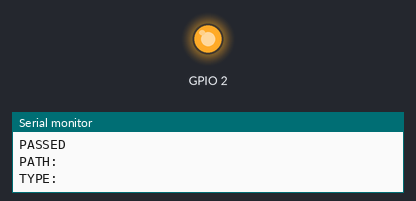
Bench run of a program on a simulated ESP8266 (NodeMCU). On the bench: output pins drawn as LEDs (lit = HIGH, except the on-board LED, lit = LOW), the last lines printed to the serial monitor. WiFi joins after 1.5 s; servers stay silent unless stated; random numbers use the default seed unless the program sets one; the Firebase database answers and starts empty.

Above: at 1.72 s.
At 9.3 s:
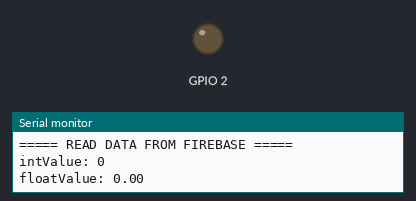
Timing chart, 0 to 21.0 s (numbered marks = the images above):
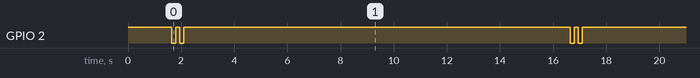

Measured:
- by itself, GPIO 2: repeats every 15.0 s: HIGH 0.15 s, LOW 0.15 s, HIGH 14.5 s, LOW 0.15 s
- by itself, everything shown: repeats every 15.0 s, in 4 steps

The program:

main.cpp
```cpp
#include <Arduino.h>

#if defined(ESP32)
#include <WiFi.h>
#elif defined(ESP8266)
#include <ESP8266WiFi.h>
#endif

#include <Firebase_ESP_Client.h>
// Provide the token generation process info.
#include "addons/TokenHelper.h"
// Provide the RTDB payload printing info and other helper functions.
#include "addons/RTDBHelper.h"

// Insert your network credentials
#define WIFI_SSID "Muafi"
#define WIFI_PASSWORD "pwnya11ya"

// Insert Firebase project API Key
#define API_KEY "AIzaSyDiCxLsr5mqU880ftRiZSgjG_K21k8iQ6w"

// Insert RTDB URLefine the RTDB URL */
#define DATABASE_URL "https://esp-firebase-demo-e3ec6-default-rtdb.asia-southeast1.firebasedatabase.app/"

// Define Firebase Data object
FirebaseData fbdo;
FirebaseAuth auth;
FirebaseConfig config;

unsigned long sendDataPrevMillis = 0;
int count = 0, intValue;
float floatValue;
bool signupOK = false;

void blink_led(int n, int t);

void setup()
{
  Serial.begin(115200);
  pinMode(BUILTIN_LED, OUTPUT);
  digitalWrite(BUILTIN_LED, HIGH);

  WiFi.begin(WIFI_SSID, WIFI_PASSWORD);
  Serial.print("Connecting to Wi-Fi");
  while (WiFi.status() != WL_CONNECTED)
  {
    Serial.print(".");
    delay(300);
  }
  Serial.println();
  Serial.print("Connected with IP: ");
  Serial.println(WiFi.localIP());
  Serial.println();

  /* Assign the api key (required) */
  config.api_key = API_KEY;

  /* Assign the RTDB URL (required) */
  config.database_url = DATABASE_URL;

  /* Sign up */
  if (Firebase.signUp(&config, &auth, "", ""))
  {
    Serial.println("ok");
    signupOK = true;
  }
  else
  {
    Serial.printf("%s\n", config.signer.signupError.message.c_str());
  }
  blink_led(3, 300);

  /* Assign the callback function for the long running token generation task */
  config.token_status_callback = tokenStatusCallback; // see addons/TokenHelper.h

  Firebase.begin(&config, &auth);
  Firebase.reconnectWiFi(true);
}

void loop()
{
  if (Firebase.ready() && signupOK && (millis() - sendDataPrevMillis > 15000 || sendDataPrevMillis == 0))
  {
    sendDataPrevMillis = millis();

    /* Store Data to Firebase Database */
    Serial.println("===== STORE DATA TO FIREBASE =====");

    // Write an Int number on the database path test/int
    if (Firebase.RTDB.setInt(&fbdo, "test/int", count))
    {
      blink_led(1, 300);
      Serial.println("PASSED");
      Serial.println("PATH: " + fbdo.dataPath());
      Serial.println("TYPE: " + fbdo.dataType());
    }
    else
    {
      Serial.println("FAILED");
      Serial.println("REASON: " + fbdo.errorReason());
    }
    count++;

    // Write an Float number on the database path test/float
    if (Firebase.RTDB.setFloat(&fbdo, "test/float", 0.01 + random(0, 100)))
    {
      blink_led(1, 300);
      Serial.println("PASSED");
      Serial.println("PATH: " + fbdo.dataPath());
      Serial.println("TYPE: " + fbdo.dataType());
    }
    else
    {
      Serial.println("FAILED");
      Serial.println("REASON: " + fbdo.errorReason());
    }
    Serial.println("");

    /* Read Data from Firebase Database */
    Serial.println("===== READ DATA FROM FIREBASE =====");

    if (Firebase.RTDB.getInt(&fbdo, "/test/int"))
    {
      if (fbdo.dataType() == "int")
      {
        blink_led(1, 300);
        intValue = fbdo.intData();
        Serial.print("intValue: ");
        Serial.print(intValue);
        Serial.print("\n");
      }
    }
    else
    {
      Serial.println(fbdo.errorReason());
    }

    if (Firebase.RTDB.getFloat(&fbdo, "/test/float"))
    {
      if (fbdo.dataType() == "float")
      {
        blink_led(1, 300);
        floatValue = fbdo.floatData();
        Serial.print("floatValue: ");
        Serial.print(floatValue);
        Serial.print("\n");
      }
    }
    else
    {
      Serial.println(fbdo.errorReason());
    }
    Serial.println("");
  }
}

void blink_led(int n, int t)
{
  unsigned long previousMillis = 0;
  const long interval = t;

  for(int i=0; i<n; i++)
  {
    unsigned long currentMillis = millis();

    if (currentMillis - previousMillis >= interval)
    {
      previousMillis = currentMillis;

      static bool ledState = LOW;
      ledState = (ledState == LOW) ? HIGH : LOW;

      digitalWrite(BUILTIN_LED, ledState);
    }
  }
}
```
